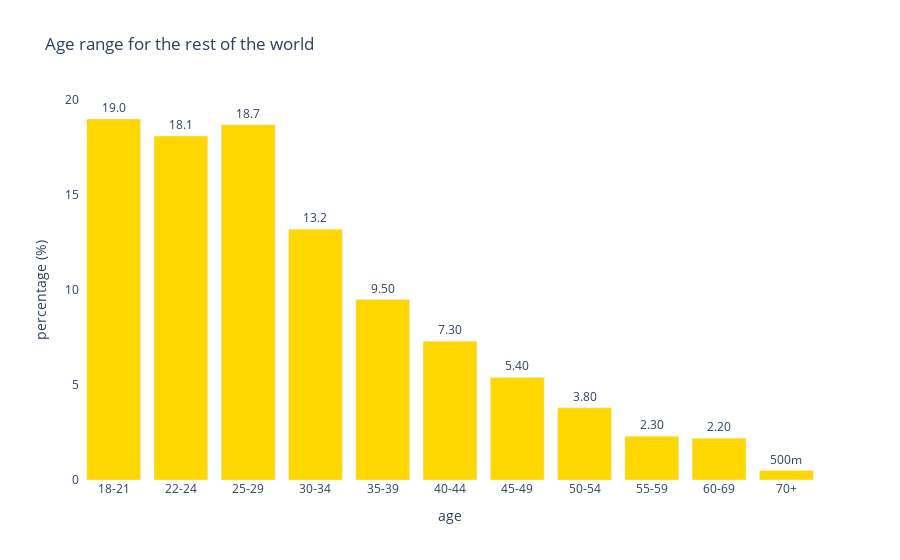

Write notebook code for a chart like this one.
### Code cell
age_rotw = rest_of_the_world["Q1"].value_counts(normalize=True) 
age_rotw = age_rotw.mul(100)
age_rotw = age_rotw.round(decimals=1)
age_rotw = pd.DataFrame(data=age_rotw)
age_rotw.reset_index(inplace=True)
age_rotw.columns = ["age","percentage (%)"] 
age_rotw.sort_values(by="age", inplace=True)


fig = px.bar(age_rotw, x="age", y="percentage (%)", text='percentage (%)', 
             title="Age range for the rest of the world") 
fig.update_traces(texttemplate='%{text:.3s}', textposition='outside', marker_color=colors_rotw, ) 
fig.update_layout(uniformtext_minsize=8, uniformtext_mode='hide', plot_bgcolor = "white")
fig.show()

### Figure 1 — Plotly figure (JSON) as saved in the notebook; plotly's stock layout.template omitted (floating-point values rounded to 4 significant figures)
{"data": [{"alignmentgroup": "True", "hovertemplate": "age=%{x}<br>percentage (%)=%{text}<extra></extra>", "legendgroup": "", "marker": {"color": "gold"}, "name": "", "offsetgroup": "", "orientation": "v", "showlegend": false, "text": [19, 18.1, 18.7, 13.2, 9.5, 7.3, 5.4, 3.8, 2.3, 2.2, 0.5], "textposition": "outside", "texttemplate": "%{text:.3s}", "type": "bar", "x": ["18-21", "22-24", "25-29", "30-34", "35-39", "40-44", "45-49", "50-54", "55-59", "60-69", "70+"], "xaxis": "x", "y": [19, 18.1, 18.7, 13.2, 9.5, 7.3, 5.4, 3.8, 2.3, 2.2, 0.5], "yaxis": "y"}], "layout": {"barmode": "relative", "legend": {"tracegroupgap": 0}, "plot_bgcolor": "white", "title": {"text": "Age range for the rest of the world"}, "uniformtext": {"minsize": 8, "mode": "hide"}, "xaxis": {"anchor": "y", "domain": [0, 1], "title": {"text": "age"}}, "yaxis": {"anchor": "x", "domain": [0, 1], "title": {"text": "percentage (%)"}}}}
